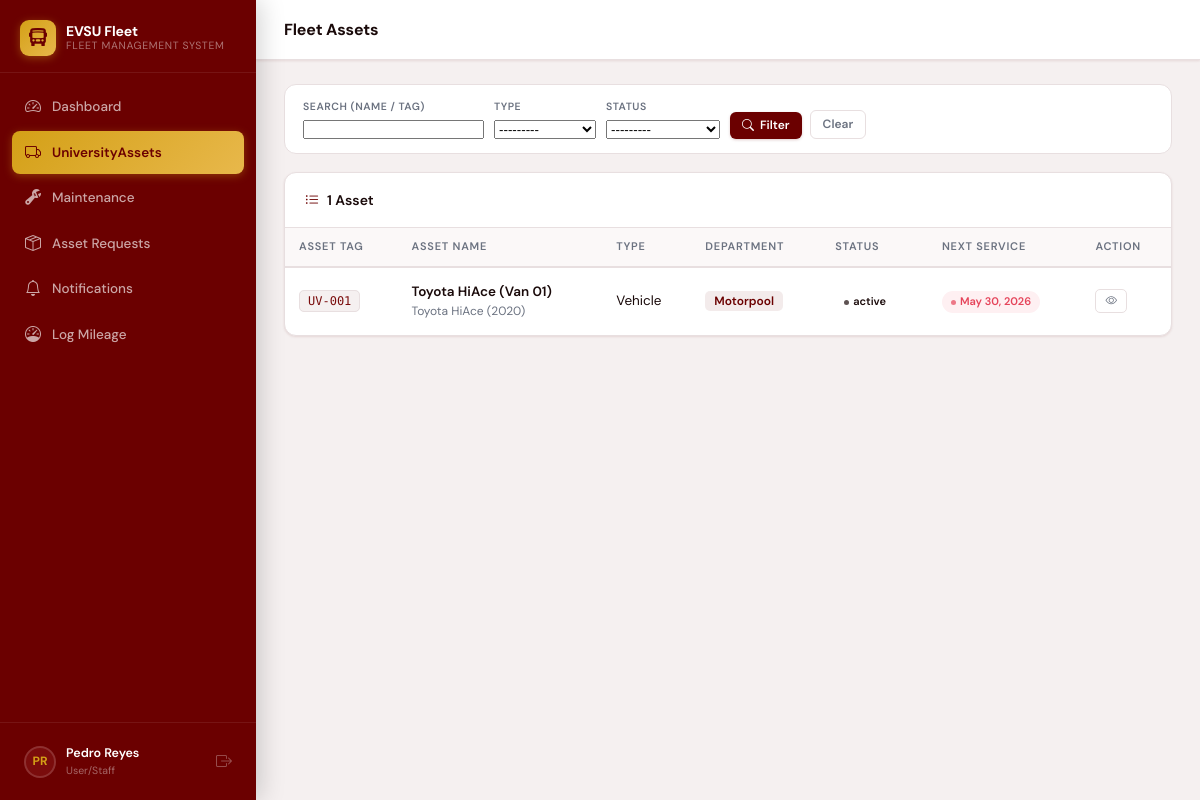
The app's page /assets/ (signed in), older data.
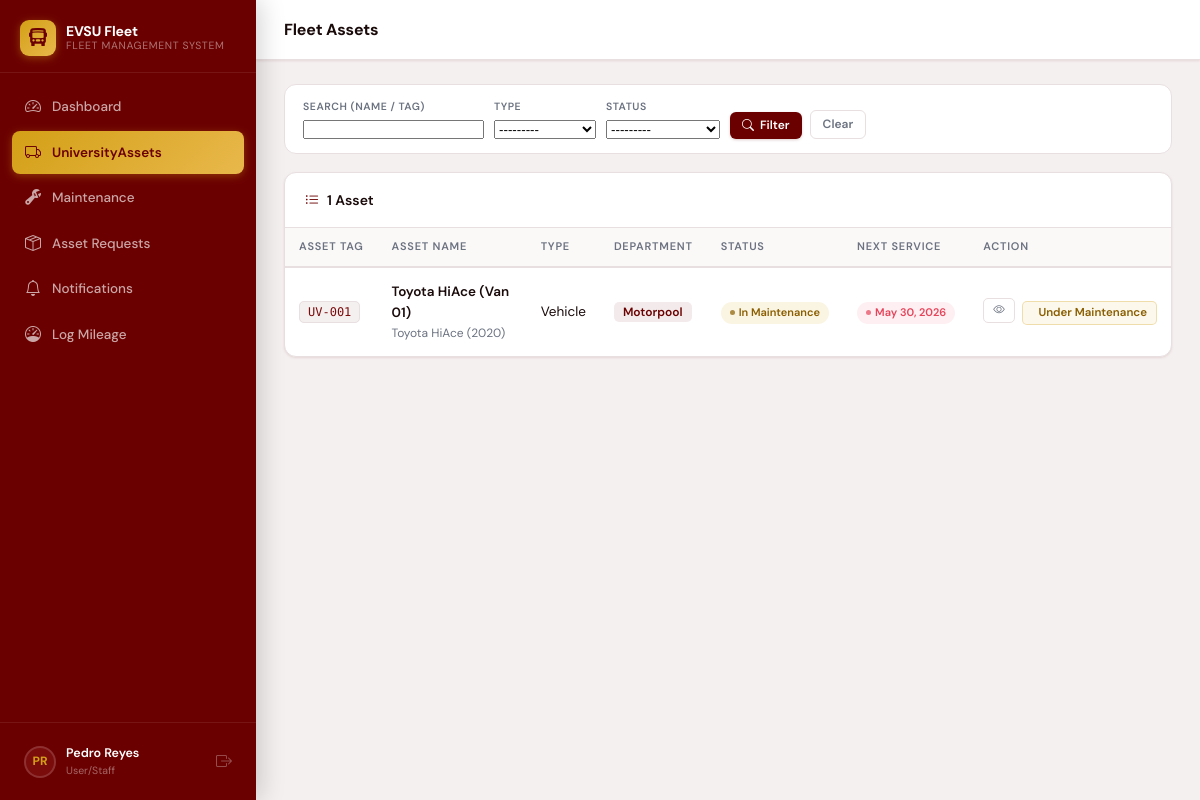
The same page, newer data.
### assets/models.py (models this page shows, shortened)
class Asset(models.Model):
    asset_type      = models.CharField(max_length=20, choices=AssetType.choices, default=AssetType.VEHICLE, db_index=True)
    name            = models.CharField(max_length=200)
    asset_tag       = models.CharField(max_length=50, unique=True, blank=True, help_text='Auto-generated if left blank (e.g. EVSU-VH-00042)')
    make            = models.CharField(max_length=100, blank=True)
    model_name      = models.CharField('Model', max_length=100, blank=True)
    year            = models.PositiveSmallIntegerField(null=True, blank=True)
    serial_number   = models.CharField(max_length=100, blank=True)
    status          = models.CharField(max_length=20, choices=AssetStatus.choices, default=AssetStatus.AVAILABLE, db_index=True)
    department      = models.CharField(
        max_length=20,
        choices=Department.choices,
        blank=True,
        db_index=True,
    )
    location        = models.CharField(max_length=200, blank=True)
    procurement_cost  = models.DecimalField(max_digits=12, decimal_places=2, null=True, blank=True)
    current_value     = models.DecimalField(max_digits=12, decimal_places=2, null=True, blank=True)
    procurement_date  = models.DateField(null=True, blank=True)
    mileage         = models.PositiveIntegerField(default=0, help_text='Current odometer reading (km)')
    fuel_type       = models.CharField(max_length=30, blank=True)
    license_plate   = models.CharField(max_length=30, blank=True)
    next_service_km = models.PositiveIntegerField(null=True, blank=True, help_text='Odometer reading at next scheduled service')
    next_maintenance_date = models.DateField(null=True, blank=True, db_index=True)
    last_maintenance_date = models.DateField(null=True, blank=True)
    first_maintenance_date = models.DateField(null=True, blank=True, help_text='Date of first scheduled maintenance')
    maintenance_frequency  = models.CharField(
        max_length=20, choices=MaintenanceFrequency.choices,
        blank=True, help_text='How often maintenance should occur'
    )
    notes    = models.TextField(blank=True)
    created_at = models.DateTimeField(auto_now_add=True)
    updated_at = models.DateTimeField(auto_now=True)
    class Meta:
        ordering = ['asset_type', 'name']
        indexes = [
            models.Index(fields=['asset_type', 'status']),
            models.Index(fields=['next_maintenance_date']),
        ]
    @property
    def maintenance_overdue(self):
        if self.next_maintenance_date:
            return self.next_maintenance_date < timezone.now().date()
        return False

### assets/views.py (the view)
# urls.py: path('assets/',                       views.asset_list,             name='asset_list'),
@login_required
def asset_list(request):
    user = request.user
    qs = Asset.objects.all()
    if not user.is_manager and not user.is_auditor and not user.is_maintenance:
        user_dept = (user.department or '').strip().upper()
        if user_dept:
            qs = qs.filter(department__iexact=user_dept)
        else:
            qs = Asset.objects.none()
    f  = AssetFilter(request.GET, queryset=qs, user=user)
    paginator = Paginator(f.qs, 15)
    page = paginator.get_page(request.GET.get('page'))
    query_params = request.GET.copy()
    query_params.pop('page', None)
    pending_usage_asset_ids = set(
        AssetUsageRequest.objects.filter(
            requested_by=user,
            status=AssetUsageRequestStatus.PENDING,
        ).values_list('asset_id', flat=True)
    )
    approved_usage_asset_ids = set(
        AssetUsageRequest.objects.filter(
            requested_by=user,
            status=AssetUsageRequestStatus.APPROVED,
        ).values_list('asset_id', flat=True)
    )
    return render(request, 'assets/asset_list.html', {
        'filter': f,
        'assets': page,
        'query_string': query_params.urlencode(),
        'pending_usage_asset_ids': pending_usage_asset_ids,
        'approved_usage_asset_ids': approved_usage_asset_ids,
    })

### accounts/models.py (called while the page is built)
    @property
    def is_manager(self):
        return self.role == self.MANAGER

    @property
    def is_auditor(self):
        return self.role == self.AUDITOR

    @property
    def is_staff_role(self):
        return self.role == self.STAFF

    @property
    def is_maintenance(self):
        return self.role == self.MAINTENANCE

### assets/context_processors.py (called while the page is built)
def pending_asset_requests(request):
    if request.user.is_authenticated and hasattr(request.user, 'is_manager') and request.user.is_manager:
        return {'pending_nav_count': AssetRequest.objects.filter(status=AssetRequestStatus.PENDING).count()}
    return {'pending_nav_count': 0}

def maintenance_unread_notifications(request):
    if request.user.is_authenticated:
        count = MaintenanceNotification.objects.filter(recipient=request.user, is_read=False).count()
        return {'maintenance_notif_count': count}
    return {'maintenance_notif_count': 0}

### templates/assets/asset_list.html (shortened to what the changed rows need)
{% extends "base.html" %}
{% block page_title %}Fleet Assets{% endblock %}
{% block content %}
<div class="card">
  <table class="data-table">
    <thead>
      <tr>
        <th>Asset Tag</th>
        <th>Asset Name</th>
        <th>Type</th>
        <th>Department</th>
        <th>Status</th>
        <th>Next Service</th>
        <th>Action</th>
      </tr>
    </thead>
    <tbody>
      {% for asset in assets %}
      <tr>
        <td><span class="wo-tag">{{ asset.asset_tag }}</span></td>
        <td>
          <div class="fw-600" style="font-size:13.5px">{{ asset.name }}</div>
          {% if asset.make %}<div class="text-muted" style="font-size:12px">{{ asset.make }} {{ asset.model_name }} {% if asset.year %}({{ asset.year }}){% endif %}</div>{% endif %}
        </td>
        <td>{{ asset.get_asset_type_display }}</td>
        <td>
          {% if asset.department %}
          <span style="background:rgba(107,0,0,.08);color:var(--maroon);padding:2px 9px;border-radius:5px;font-size:12px;font-weight:600">
            {{ asset.get_department_display }}
          </span>
          {% else %}—{% endif %}
        </td>
        <td><span class="badge badge-{{ asset.status }}">{{ asset.get_status_display }}</span></td>
        <td>
          {% if asset.next_maintenance_date %}
            <span class="badge {% if asset.maintenance_overdue %}badge-overdue{% else %}badge-approved{% endif %}">
              {{ asset.next_maintenance_date }}
            </span>
          {% else %}—{% endif %}
        </td>
        <td style="white-space:nowrap">
          <a href="{% url 'asset_detail' asset.pk %}" class="btn btn-outline btn-xs" title="View"><i class="bi bi-eye"></i></a>
          {% if not user.is_manager and not user.is_auditor and not user.is_maintenance %}
            {% if asset.status == 'available' %}
              {% if asset.pk in pending_usage_asset_ids %}
              <span class="btn btn-xs" style="margin-left:4px;background:rgba(212,160,23,.1);color:#8a5e00;border:1px solid rgba(212,160,23,.4);cursor:default" title="Awaiting approval">
                <i class="bi bi-hourglass-split"></i> Pending
              </span>
              {% elif asset.pk in approved_usage_asset_ids %}
              <span class="btn btn-xs" style="margin-left:4px;background:rgba(39,174,114,.1);color:var(--jade);border:1px solid rgba(39,174,114,.4);cursor:default">
                <i class="bi bi-check-circle"></i> Approved
              </span>
              {% else %}
              <a href="{% url 'asset_usage_request' asset.pk %}" class="btn btn-xs" style="margin-left:4px;background:var(--jade);color:#fff;border:none" title="Request to use this asset">
                <i class="bi bi-box-arrow-in-right"></i> Request Use
              </a>
              {% endif %}
            {% elif asset.status == 'in_use' %}
            <span class="btn btn-xs" style="margin-left:4px;background:rgba(231,76,60,.08);color:#c0392b;border:1px solid rgba(231,76,60,.3);cursor:not-allowed" title="Asset is in use">
              <i class="bi bi-lock-fill"></i> In Use
            </span>
            {% elif asset.status == 'maintenance' %}
            <span class="btn btn-xs" style="margin-left:4px;background:rgba(212,160,23,.08);color:#8a5e00;border:1px solid rgba(212,160,23,.3);cursor:not-allowed" title="Asset under maintenance">
               Under Maintenance
            </span>
            {% endif %}
          {% endif %}
        </td>
      </tr>
      {% empty %}
      <tr><td colspan="7"><div class="empty-state"><i class="bi bi-truck"></i><p>No assets found{% if not user.is_manager %} for your department{% endif %}.</p></div></td></tr>
      {% endfor %}
    </tbody>
  </table>
</div>
{% endblock %}

Row changes from the older to the newer data that the page shows:
changed Asset "Toyota HiAce (Van 01)": status "active" → "In Maintenance"; now shows "Under Maintenance"
